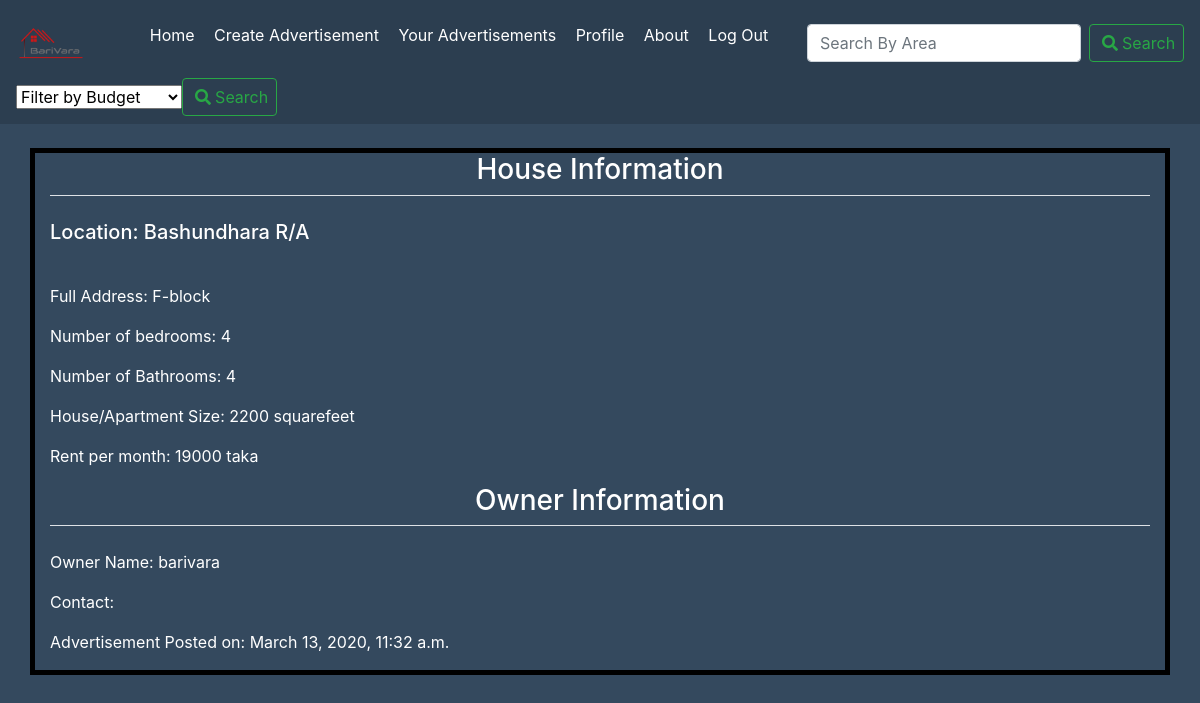
The page /BariVara/advertisements/18/ on the database its author committed.
### BariVara/models.py (models this page shows, shortened)
class advertisements(models.Model):
    place=models.CharField(max_length=30)
    address=models.CharField(max_length=50)
    bedroom=models.PositiveSmallIntegerField()
    bathroom=models.PositiveSmallIntegerField()
    rent=models.PositiveIntegerField()
    size=models.PositiveIntegerField()
    date_posted=models.DateTimeField(default=timezone.now)
    owner= models.ForeignKey(User,on_delete=models.CASCADE)
    number=models.PositiveIntegerField(null=True)

### BariVara/views.py (the view)
# urls.py: path('advertisements/<int:pk>/',AdvertisementDetailsView.as_view(), name='advertisement_details'),
class AdvertisementDetailsView(DetailView):
    model=advertisements
    template_name= 'BariVara/advertisement_details.html'

### BariVara/templates/BariVara/advertisement_details.html (shortened to what this page needs)
<!DOCTYPE html>
<html lang="en">
<head>
    {% load static %}
    <link rel="stylesheet" href="https://maxcdn.bootstrapcdn.com/bootstrap/4.0.0/css/bootstrap.min.css">
    <link rel="stylesheet" href="https://use.fontawesome.com/releases/v5.0.8/css/all.css">
</head>
<body>
    <nav class="navbar navbar-transparent " >
        <img src="{% static 'BariVara/Logo.png' %}">
        <ul>
            <li> <a href='{% url 'HomePage' %}'> Home </a></li>
            <li> <a href='{% url 'create_advertisements' %}'> Create Advertisement </a></li>
            <li> <a href='{% url 'your_advertisements' %}'> Your Advertisements </a></li>
            <li> <a href='{% url 'profile' %}'> Profile </a></li>
            <li> <a href="#"> About</a></li>
            <li> <a href='{% url 'logout' %}'> Log Out </a></li>
        </ul>
        <form method="get" action="/BariVara/search" class="form-inline">
            <input class="form-control mr-sm-2" type="search" placeholder="Search By Area"  aria-label="Search" name="query" id="query">
            <button class="btn btn-outline-success my-2 my-sm-0" type="submit"><i class="fas fa-search"></i><a>Search</a></button>
           </form>
           <form method="get" action="/BariVara/filter" class="form-inline">
            <select id="query" name="query">
              <option value="0">Filter by Budget</option>
              </select>
            <button class="btn btn-outline-success my-2 my-sm-0" type="submit"><i class="fas fa-search"></i><a>Search</a></button>
           </form>
    </nav>
  <div class="container">
           <legend class="border-bottom mb-4 text-center"><h3>House Information</h3></legend>
           <h5 class="card-title">Location: {{object.place}} </h5>
           <p> Full Address: {{object.address}}</p>
           <p>Number of bedrooms: {{object.bedroom}}</p>
           <p>Number of Bathrooms: {{object.bathroom}}</p>
           <p>House/Apartment Size: {{object.size}} squarefeet</p>
           <p>Rent per month: {{object.rent}} taka</p>
           <legend class="border-bottom mb-4 text-center"><h3>Owner Information</h3></legend>
           <p>Owner Name: {{object.owner}}</p>
           <p>Contact: {{ object.numer }}</p>
           <p>Advertisement Posted on: {{object.date_posted}}</p>
    </div>
</body>
</html>

### BariVara/templates/BariVara/advertisement_details.html (style rules this page uses)
body { background-color: #34495e ; }
nav { width: 100%; background-color: #2C3E50; }
nav img { width: 6%; height: auto; }
nav ul li { list-style-type: none; display: inline-block; }
nav ul li a { text-decoration: none; color: white; padding-right: 15px; display: inline-block; border: none; }
nav form button i { margin-right: 6%; }
.container { margin-top: 2%; border: 5px solid black; color:white; }

### rows shown on the page
advertisements: place "Bashundhara R/A", address "F-block", bedroom "4", bathroom "4", size "2200", rent "19000", owner "barivara", date_posted "March 13, 2020, 11:32 a.m."
